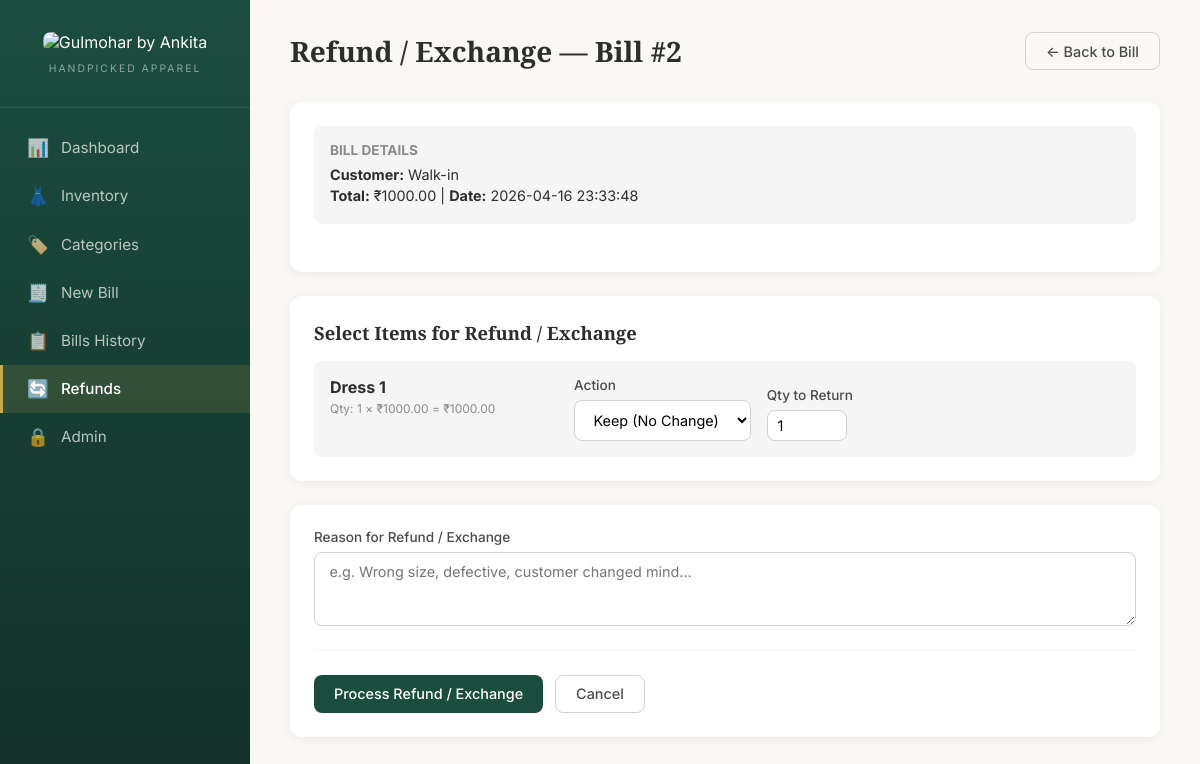
Page /refunds/new/2 on the committed database.
### tables this page shows
CREATE TABLE bills (
            id INTEGER PRIMARY KEY AUTOINCREMENT,
            customer_name TEXT,
            customer_phone TEXT,
            subtotal REAL NOT NULL DEFAULT 0,
            discount_percent REAL NOT NULL DEFAULT 0,
            discount_amount REAL NOT NULL DEFAULT 0,
            tax_percent REAL NOT NULL DEFAULT 0,
            tax_amount REAL NOT NULL DEFAULT 0,
            total REAL NOT NULL DEFAULT 0,
            payment_method TEXT DEFAULT 'Cash',
            created_at TEXT DEFAULT (datetime('now','localtime'))
        );

CREATE TABLE bill_items (
            id INTEGER PRIMARY KEY AUTOINCREMENT,
            bill_id INTEGER NOT NULL,
            product_id INTEGER NOT NULL,
            product_name TEXT NOT NULL,
            quantity INTEGER NOT NULL DEFAULT 1,
            unit_price REAL NOT NULL,
            total_price REAL NOT NULL,
            FOREIGN KEY (bill_id) REFERENCES bills(id),
            FOREIGN KEY (product_id) REFERENCES products(id)
        );

### app.py (the view)
@app.route("/refunds/new/<int:bill_id>")
def new_refund(bill_id):
    db = get_db()
    bill = db.execute("SELECT * FROM bills WHERE id = ?", (bill_id,)).fetchone()
    if not bill:
        flash("Bill not found.", "error")
        return redirect(url_for("bills_list"))
    items = db.execute(
        "SELECT * FROM bill_items WHERE bill_id = ?", (bill_id,)
    ).fetchall()
    products = db.execute(
        "SELECT p.*, c.name as category_name FROM products p "
        "LEFT JOIN categories c ON p.category_id = c.id "
        "WHERE p.quantity > 0 ORDER BY p.name"
    ).fetchall()
    return render_template("refund_form.html", bill=bill, items=items, products=products)

### app.py (called while the page is built)
def get_db():
    if "db" not in g:
        g.db = sqlite3.connect(DATABASE)
        g.db.row_factory = sqlite3.Row
        g.db.execute("PRAGMA foreign_keys = ON")
    return g.db

### templates/refund_form.html (shortened to what this page needs)
{% extends "base.html" %}
{% block content %}
<div class="page-header">
    <h2>Refund / Exchange — Bill #{{ bill.id }}</h2>
    <a href="{{ url_for('bill_detail', bill_id=bill.id) }}" class="btn btn-outline">← Back to Bill</a>
</div>
<div class="card">
    <div class="invoice-customer">
        <h4>Bill Details</h4>
        <p><strong>Customer:</strong> {{ bill.customer_name or 'Walk-in' }}
           {% if bill.customer_phone %} | <strong>Phone:</strong> {{ bill.customer_phone }}{% endif %}</p>
        <p><strong>Total:</strong> ₹{{ "%.2f"|format(bill.total) }} | <strong>Date:</strong> {{ bill.created_at }}</p>
    </div>
</div>
<form method="POST" action="{{ url_for('process_refund') }}">
    <div class="card">
        <h3 class="card-title">Select Items for Refund / Exchange</h3>
        <div class="refund-items">
            {% for item in items %}
            <div class="refund-item-row" id="row_{{ item.id }}">
                <div class="refund-item-info">
                    <strong>{{ item.product_name }}</strong>
                    <span class="product-meta">Qty: {{ item.quantity }} × ₹{{ "%.2f"|format(item.unit_price) }} = ₹{{ "%.2f"|format(item.total_price) }}</span>
                </div>
                <div class="refund-item-controls">
                    <div class="form-group">
                        <label>Action</label>
                        <select name="action_{{ item.id }}" class="input" onchange="toggleExchange({{ item.id }}, this.value)">
                            <option value="keep">Keep (No Change)</option>
                        </select>
                    </div>
                    <div class="form-group">
                        <label>Qty to Return</label>
                        <input type="number" name="qty_{{ item.id }}" class="input input-sm" value="{{ item.quantity }}" min="1" max="{{ item.quantity }}">
                    </div>
                </div>
            </div>
            {% endfor %}
        </div>
    </div>
    <div class="card form-card">
        <div class="form-group">
            <label for="reason">Reason for Refund / Exchange</label>
            <textarea id="reason" name="reason" class="input" rows="3" placeholder="e.g. Wrong size, defective, customer changed mind..."></textarea>
        </div>
        <div class="form-actions">
            <button type="submit" class="btn btn-primary">Process Refund / Exchange</button>
            <a href="{{ url_for('bill_detail', bill_id=bill.id) }}" class="btn btn-outline">Cancel</a>
        </div>
    </div>
</form>
{% endblock %}

### static/style.css (style rules this page uses)
:root { --emerald: #1B4D3E; --emerald-dark: #122F28; --emerald-light: #E8F0EC; --gold: #C9A84C; --gold-light: #FBF5E5; --copper: #C4875C; --copper-light: #FDF0E8; --sage: #5A8A6A; --sage-light: #EDF5EE; --cream: #FAF8F4; --charcoal: #2D2D2D; --gray-700: #4A4A4A; --gray-500: #8A8A8A; --gray-300: #D1D1D1; --gray-100: #F5F5F5; --white: #FFFFFF; --danger: #DC3545; --danger-light: #FDE8EA; --info: #6C7AE0; --info-light: #ECEFFE; --sidebar-width: 250px; --radius: 12px; --shadow: 0 2px 12px rgba(0,0,0,0.06); --shadow-hover: 0 4px 20px rgba(0,0,0,0.1); }
* { margin: 0; padding: 0; box-sizing: border-box; }
body { font-family: 'Inter', -apple-system, BlinkMacSystemFont, sans-serif; background: var(--cream); color: var(--charcoal); display: flex; min-height: 100vh; }
.page-header { display: flex; justify-content: space-between; align-items: center; margin-bottom: 2rem; flex-wrap: wrap; gap: 1rem; }
.page-header h2 { font-family: 'Playfair Display', serif; font-size: 1.75rem; font-weight: 600; color: var(--charcoal); }
.card { background: var(--white); border-radius: var(--radius); padding: 1.5rem; box-shadow: var(--shadow); margin-bottom: 1.5rem; }
.card-title { font-family: 'Playfair Display', serif; font-size: 1.15rem; margin-bottom: 1rem; color: var(--charcoal); }
.btn { display: inline-flex; align-items: center; gap: 0.5rem; padding: 0.6rem 1.25rem; border: none; border-radius: 8px; font-size: 0.9rem; font-weight: 500; cursor: pointer; text-decoration: none; transition: all 0.2s; font-family: inherit; }
.btn-primary { background: var(--emerald); color: var(--white); }
.btn-outline { background: transparent; border: 1.5px solid var(--gray-300); color: var(--gray-700); }
.form-card { max-width: 900px; }
.form-group { display: flex; flex-direction: column; gap: 0.4rem; }
.form-group label { font-size: 0.85rem; font-weight: 500; color: var(--gray-700); }
.input { padding: 0.65rem 0.9rem; border: 1.5px solid var(--gray-300); border-radius: 8px; font-size: 0.9rem; font-family: inherit; transition: border-color 0.2s; background: var(--white); }
.input-sm { width: 80px; padding: 0.4rem 0.6rem; }
textarea.input { resize: vertical; }
.form-actions { display: flex; gap: 0.75rem; margin-top: 1.5rem; padding-top: 1.5rem; border-top: 1px solid var(--gray-100); }
.product-meta { font-size: 0.75rem; color: var(--gray-500); display: block; }
.invoice-customer { background: var(--gray-100); padding: 1rem; border-radius: 8px; margin-bottom: 1.5rem; }
.invoice-customer h4 { font-size: 0.85rem; text-transform: uppercase; color: var(--gray-500); margin-bottom: 0.5rem; }
.invoice-customer p { font-size: 0.9rem; margin-bottom: 0.25rem; }
.refund-items { display: flex; flex-direction: column; gap: 1rem; }
.refund-item-row { display: flex; gap: 1.5rem; align-items: flex-start; padding: 1rem; border-radius: 8px; background: var(--gray-100); flex-wrap: wrap; }
.refund-item-info { min-width: 200px; flex: 0 0 220px; }
.refund-item-info strong { display: block; margin-bottom: 0.25rem; }
.refund-item-controls { display: flex; gap: 1rem; flex: 1; flex-wrap: wrap; align-items: flex-end; }
.refund-item-controls .form-group { min-width: 140px; }

### rows in the picture
bills: id "2", customer_name "Walk-in", total "1000.00", created_at "2026-04-16 23:33:48"
bill_items: product_name "Dress 1", quantity "1", unit_price "1000.00", total_price "1000.00", id "Keep (No Change)"
